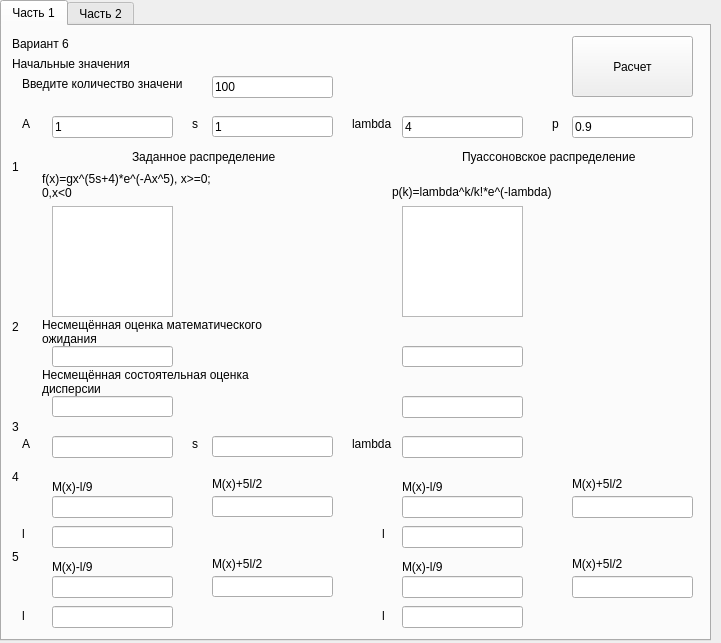
<?xml version="1.0" encoding="UTF-8"?>
<ui version="4.0">
 <class>Form</class>
 <widget class="QWidget" name="Form">
  <property name="geometry">
   <rect>
    <x>0</x>
    <y>0</y>
    <width>721</width>
    <height>643</height>
   </rect>
  </property>
  <property name="windowTitle">
   <string>Курсовая работа</string>
  </property>
  <widget class="QTabWidget" name="tabWidget">
   <property name="geometry">
    <rect>
     <x>0</x>
     <y>0</y>
     <width>711</width>
     <height>641</height>
    </rect>
   </property>
   <property name="currentIndex">
    <number>0</number>
   </property>
   <widget class="QWidget" name="tab">
    <attribute name="title">
     <string>Часть 1</string>
    </attribute>
    <widget class="QLabel" name="label_23">
     <property name="geometry">
      <rect>
       <x>10</x>
       <y>10</y>
       <width>121</width>
       <height>16</height>
      </rect>
     </property>
     <property name="text">
      <string>Вариант 6</string>
     </property>
    </widget>
    <widget class="QLabel" name="label">
     <property name="geometry">
      <rect>
       <x>20</x>
       <y>50</y>
       <width>161</width>
       <height>16</height>
      </rect>
     </property>
     <property name="text">
      <string>Введите количество значений</string>
     </property>
    </widget>
    <widget class="QLineEdit" name="number">
     <property name="geometry">
      <rect>
       <x>210</x>
       <y>50</y>
       <width>121</width>
       <height>22</height>
      </rect>
     </property>
     <property name="text">
      <string>100</string>
     </property>
    </widget>
    <widget class="QLineEdit" name="A">
     <property name="geometry">
      <rect>
       <x>50</x>
       <y>90</y>
       <width>121</width>
       <height>22</height>
      </rect>
     </property>
     <property name="text">
      <string>1</string>
     </property>
    </widget>
    <widget class="QLabel" name="label_12">
     <property name="geometry">
      <rect>
       <x>190</x>
       <y>90</y>
       <width>16</width>
       <height>16</height>
      </rect>
     </property>
     <property name="text">
      <string>s</string>
     </property>
    </widget>
    <widget class="QLineEdit" name="lambd">
     <property name="geometry">
      <rect>
       <x>400</x>
       <y>90</y>
       <width>121</width>
       <height>22</height>
      </rect>
     </property>
     <property name="text">
      <string>4</string>
     </property>
    </widget>
    <widget class="QLabel" name="label_34">
     <property name="geometry">
      <rect>
       <x>550</x>
       <y>90</y>
       <width>41</width>
       <height>16</height>
      </rect>
     </property>
     <property name="text">
      <string>p</string>
     </property>
    </widget>
    <widget class="QLabel" name="label_13">
     <property name="geometry">
      <rect>
       <x>350</x>
       <y>90</y>
       <width>41</width>
       <height>16</height>
      </rect>
     </property>
     <property name="text">
      <string>lambda</string>
     </property>
    </widget>
    <widget class="QLabel" name="label_2">
     <property name="geometry">
      <rect>
       <x>20</x>
       <y>90</y>
       <width>16</width>
       <height>16</height>
      </rect>
     </property>
     <property name="text">
      <string>А</string>
     </property>
    </widget>
    <widget class="QPushButton" name="pushButton">
     <property name="geometry">
      <rect>
       <x>570</x>
       <y>10</y>
       <width>121</width>
       <height>61</height>
      </rect>
     </property>
     <property name="text">
      <string>Расчет</string>
     </property>
    </widget>
    <widget class="QLineEdit" name="s">
     <property name="geometry">
      <rect>
       <x>210</x>
       <y>90</y>
       <width>121</width>
       <height>21</height>
      </rect>
     </property>
     <property name="text">
      <string>1</string>
     </property>
    </widget>
    <widget class="QLineEdit" name="lambd_2">
     <property name="geometry">
      <rect>
       <x>570</x>
       <y>90</y>
       <width>121</width>
       <height>22</height>
      </rect>
     </property>
     <property name="text">
      <string>0.9</string>
     </property>
    </widget>
    <widget class="QLabel" name="label_3">
     <property name="geometry">
      <rect>
       <x>10</x>
       <y>30</y>
       <width>161</width>
       <height>16</height>
      </rect>
     </property>
     <property name="text">
      <string>Начальные значения</string>
     </property>
    </widget>
    <widget class="QLabel" name="label_4">
     <property name="geometry">
      <rect>
       <x>130</x>
       <y>120</y>
       <width>151</width>
       <height>21</height>
      </rect>
     </property>
     <property name="text">
      <string>Заданное распределение</string>
     </property>
     <property name="wordWrap">
      <bool>true</bool>
     </property>
    </widget>
    <widget class="QLabel" name="label_5">
     <property name="geometry">
      <rect>
       <x>460</x>
       <y>120</y>
       <width>181</width>
       <height>21</height>
      </rect>
     </property>
     <property name="text">
      <string>Пуассоновское распределение</string>
     </property>
     <property name="wordWrap">
      <bool>true</bool>
     </property>
    </widget>
    <widget class="QLabel" name="label_10">
     <property name="geometry">
      <rect>
       <x>10</x>
       <y>130</y>
       <width>16</width>
       <height>21</height>
      </rect>
     </property>
     <property name="text">
      <string>1</string>
     </property>
     <property name="wordWrap">
      <bool>true</bool>
     </property>
    </widget>
    <widget class="QLabel" name="label_6">
     <property name="geometry">
      <rect>
       <x>40</x>
       <y>140</y>
       <width>171</width>
       <height>41</height>
      </rect>
     </property>
     <property name="text">
      <string>f(x)=gx^(5s+4)*e^(-Ax^5), x&gt;=0; 0,x&lt;0</string>
     </property>
     <property name="wordWrap">
      <bool>true</bool>
     </property>
    </widget>
    <widget class="QLabel" name="label_7">
     <property name="geometry">
      <rect>
       <x>390</x>
       <y>150</y>
       <width>181</width>
       <height>31</height>
      </rect>
     </property>
     <property name="text">
      <string>p(k)=lambda^k/k!*e^(-lambda)</string>
     </property>
     <property name="wordWrap">
      <bool>true</bool>
     </property>
    </widget>
    <widget class="QTableWidget" name="given_distribution">
     <property name="geometry">
      <rect>
       <x>50</x>
       <y>180</y>
       <width>121</width>
       <height>111</height>
      </rect>
     </property>
     <attribute name="verticalHeaderVisible">
      <bool>false</bool>
     </attribute>
    </widget>
    <widget class="QTableWidget" name="Poisson_distribution">
     <property name="geometry">
      <rect>
       <x>400</x>
       <y>180</y>
       <width>121</width>
       <height>111</height>
      </rect>
     </property>
     <attribute name="verticalHeaderVisible">
      <bool>false</bool>
     </attribute>
    </widget>
    <widget class="QLabel" name="label_8">
     <property name="geometry">
      <rect>
       <x>40</x>
       <y>280</y>
       <width>271</width>
       <height>51</height>
      </rect>
     </property>
     <property name="text">
      <string>Несмещённая оценка математического ожидания</string>
     </property>
     <property name="wordWrap">
      <bool>true</bool>
     </property>
    </widget>
    <widget class="QLabel" name="label_9">
     <property name="geometry">
      <rect>
       <x>10</x>
       <y>290</y>
       <width>16</width>
       <height>21</height>
      </rect>
     </property>
     <property name="text">
      <string>2</string>
     </property>
     <property name="wordWrap">
      <bool>true</bool>
     </property>
    </widget>
    <widget class="QLineEdit" name="given_M">
     <property name="geometry">
      <rect>
       <x>50</x>
       <y>320</y>
       <width>121</width>
       <height>21</height>
      </rect>
     </property>
     <property name="readOnly">
      <bool>true</bool>
     </property>
    </widget>
    <widget class="QLineEdit" name="Poisson_M">
     <property name="geometry">
      <rect>
       <x>400</x>
       <y>320</y>
       <width>121</width>
       <height>21</height>
      </rect>
     </property>
     <property name="readOnly">
      <bool>true</bool>
     </property>
    </widget>
    <widget class="QLabel" name="label_11">
     <property name="geometry">
      <rect>
       <x>40</x>
       <y>330</y>
       <width>261</width>
       <height>51</height>
      </rect>
     </property>
     <property name="text">
      <string>Несмещённая состоятельная оценка дисперсии</string>
     </property>
     <property name="wordWrap">
      <bool>true</bool>
     </property>
    </widget>
    <widget class="QLineEdit" name="given_D">
     <property name="geometry">
      <rect>
       <x>50</x>
       <y>370</y>
       <width>121</width>
       <height>21</height>
      </rect>
     </property>
     <property name="readOnly">
      <bool>true</bool>
     </property>
    </widget>
    <widget class="QLineEdit" name="Poisson_D">
     <property name="geometry">
      <rect>
       <x>400</x>
       <y>370</y>
       <width>121</width>
       <height>22</height>
      </rect>
     </property>
     <property name="readOnly">
      <bool>true</bool>
     </property>
    </widget>
    <widget class="QLabel" name="label_14">
     <property name="geometry">
      <rect>
       <x>10</x>
       <y>390</y>
       <width>16</width>
       <height>21</height>
      </rect>
     </property>
     <property name="text">
      <string>3</string>
     </property>
     <property name="wordWrap">
      <bool>true</bool>
     </property>
    </widget>
    <widget class="QLineEdit" name="estimation_lambd">
     <property name="geometry">
      <rect>
       <x>400</x>
       <y>410</y>
       <width>121</width>
       <height>22</height>
      </rect>
     </property>
     <property name="readOnly">
      <bool>true</bool>
     </property>
    </widget>
    <widget class="QLineEdit" name="estimation_A">
     <property name="geometry">
      <rect>
       <x>50</x>
       <y>410</y>
       <width>121</width>
       <height>22</height>
      </rect>
     </property>
     <property name="readOnly">
      <bool>true</bool>
     </property>
    </widget>
    <widget class="QLineEdit" name="estimation_s">
     <property name="geometry">
      <rect>
       <x>210</x>
       <y>410</y>
       <width>121</width>
       <height>21</height>
      </rect>
     </property>
     <property name="readOnly">
      <bool>true</bool>
     </property>
    </widget>
    <widget class="QLabel" name="label_15">
     <property name="geometry">
      <rect>
       <x>20</x>
       <y>410</y>
       <width>16</width>
       <height>16</height>
      </rect>
     </property>
     <property name="text">
      <string>А</string>
     </property>
    </widget>
    <widget class="QLabel" name="label_16">
     <property name="geometry">
      <rect>
       <x>350</x>
       <y>410</y>
       <width>41</width>
       <height>16</height>
      </rect>
     </property>
     <property name="text">
      <string>lambda</string>
     </property>
    </widget>
    <widget class="QLabel" name="label_17">
     <property name="geometry">
      <rect>
       <x>190</x>
       <y>410</y>
       <width>16</width>
       <height>16</height>
      </rect>
     </property>
     <property name="text">
      <string>s</string>
     </property>
    </widget>
    <widget class="QLineEdit" name="given_data_l">
     <property name="geometry">
      <rect>
       <x>50</x>
       <y>580</y>
       <width>121</width>
       <height>22</height>
      </rect>
     </property>
     <property name="readOnly">
      <bool>true</bool>
     </property>
    </widget>
    <widget class="QLineEdit" name="given_data_right">
     <property name="geometry">
      <rect>
       <x>210</x>
       <y>550</y>
       <width>121</width>
       <height>21</height>
      </rect>
     </property>
     <property name="readOnly">
      <bool>true</bool>
     </property>
    </widget>
    <widget class="QLineEdit" name="given_l">
     <property name="geometry">
      <rect>
       <x>50</x>
       <y>500</y>
       <width>121</width>
       <height>22</height>
      </rect>
     </property>
     <property name="readOnly">
      <bool>true</bool>
     </property>
    </widget>
    <widget class="QLabel" name="label_21">
     <property name="geometry">
      <rect>
       <x>570</x>
       <y>530</y>
       <width>61</width>
       <height>16</height>
      </rect>
     </property>
     <property name="text">
      <string>M(x)+5l/2</string>
     </property>
     <property name="wordWrap">
      <bool>true</bool>
     </property>
    </widget>
    <widget class="QLabel" name="label_20">
     <property name="geometry">
      <rect>
       <x>10</x>
       <y>520</y>
       <width>16</width>
       <height>21</height>
      </rect>
     </property>
     <property name="text">
      <string>5</string>
     </property>
     <property name="wordWrap">
      <bool>true</bool>
     </property>
    </widget>
    <widget class="QLabel" name="label_47">
     <property name="geometry">
      <rect>
       <x>380</x>
       <y>500</y>
       <width>21</width>
       <height>16</height>
      </rect>
     </property>
     <property name="text">
      <string>l</string>
     </property>
     <property name="wordWrap">
      <bool>true</bool>
     </property>
    </widget>
    <widget class="QLineEdit" name="given_right">
     <property name="geometry">
      <rect>
       <x>210</x>
       <y>470</y>
       <width>121</width>
       <height>21</height>
      </rect>
     </property>
     <property name="readOnly">
      <bool>true</bool>
     </property>
    </widget>
    <widget class="QLineEdit" name="Poisson_l">
     <property name="geometry">
      <rect>
       <x>400</x>
       <y>500</y>
       <width>121</width>
       <height>22</height>
      </rect>
     </property>
     <property name="readOnly">
      <bool>true</bool>
     </property>
    </widget>
    <widget class="QLineEdit" name="Poisson_right">
     <property name="geometry">
      <rect>
       <x>570</x>
       <y>470</y>
       <width>121</width>
       <height>22</height>
      </rect>
     </property>
     <property name="readOnly">
      <bool>true</bool>
     </property>
    </widget>
    <widget class="QLabel" name="label_22">
     <property name="geometry">
      <rect>
       <x>400</x>
       <y>530</y>
       <width>61</width>
       <height>21</height>
      </rect>
     </property>
     <property name="text">
      <string>M(x)-l/9</string>
     </property>
     <property name="wordWrap">
      <bool>true</bool>
     </property>
    </widget>
    <widget class="QLabel" name="label_18">
     <property name="geometry">
      <rect>
       <x>570</x>
       <y>450</y>
       <width>61</width>
       <height>16</height>
      </rect>
     </property>
     <property name="text">
      <string>M(x)+5l/2</string>
     </property>
     <property name="wordWrap">
      <bool>true</bool>
     </property>
    </widget>
    <widget class="QLineEdit" name="Poisso_data_right">
     <property name="geometry">
      <rect>
       <x>570</x>
       <y>550</y>
       <width>121</width>
       <height>22</height>
      </rect>
     </property>
     <property name="readOnly">
      <bool>true</bool>
     </property>
    </widget>
    <widget class="QLineEdit" name="Poisson_left">
     <property name="geometry">
      <rect>
       <x>400</x>
       <y>470</y>
       <width>121</width>
       <height>22</height>
      </rect>
     </property>
     <property name="readOnly">
      <bool>true</bool>
     </property>
    </widget>
    <widget class="QLabel" name="label_19">
     <property name="geometry">
      <rect>
       <x>400</x>
       <y>450</y>
       <width>61</width>
       <height>21</height>
      </rect>
     </property>
     <property name="text">
      <string>M(x)-l/9</string>
     </property>
     <property name="wordWrap">
      <bool>true</bool>
     </property>
    </widget>
    <widget class="QLineEdit" name="given_left">
     <property name="geometry">
      <rect>
       <x>50</x>
       <y>470</y>
       <width>121</width>
       <height>22</height>
      </rect>
     </property>
     <property name="readOnly">
      <bool>true</bool>
     </property>
    </widget>
    <widget class="QLineEdit" name="Poisson_data_left">
     <property name="geometry">
      <rect>
       <x>400</x>
       <y>550</y>
       <width>121</width>
       <height>22</height>
      </rect>
     </property>
     <property name="readOnly">
      <bool>true</bool>
     </property>
    </widget>
    <widget class="QLabel" name="label_48">
     <property name="geometry">
      <rect>
       <x>380</x>
       <y>580</y>
       <width>21</width>
       <height>20</height>
      </rect>
     </property>
     <property name="text">
      <string>l</string>
     </property>
     <property name="wordWrap">
      <bool>true</bool>
     </property>
    </widget>
    <widget class="QLabel" name="label_24">
     <property name="geometry">
      <rect>
       <x>10</x>
       <y>440</y>
       <width>16</width>
       <height>21</height>
      </rect>
     </property>
     <property name="text">
      <string>4</string>
     </property>
     <property name="wordWrap">
      <bool>true</bool>
     </property>
    </widget>
    <widget class="QLineEdit" name="given_data_left">
     <property name="geometry">
      <rect>
       <x>50</x>
       <y>550</y>
       <width>121</width>
       <height>22</height>
      </rect>
     </property>
     <property name="readOnly">
      <bool>true</bool>
     </property>
    </widget>
    <widget class="QLineEdit" name="Poisson_data_l">
     <property name="geometry">
      <rect>
       <x>400</x>
       <y>580</y>
       <width>121</width>
       <height>22</height>
      </rect>
     </property>
     <property name="readOnly">
      <bool>true</bool>
     </property>
    </widget>
    <widget class="QLabel" name="label_25">
     <property name="geometry">
      <rect>
       <x>50</x>
       <y>450</y>
       <width>61</width>
       <height>21</height>
      </rect>
     </property>
     <property name="text">
      <string>M(x)-l/9</string>
     </property>
     <property name="wordWrap">
      <bool>true</bool>
     </property>
    </widget>
    <widget class="QLabel" name="label_26">
     <property name="geometry">
      <rect>
       <x>210</x>
       <y>450</y>
       <width>61</width>
       <height>16</height>
      </rect>
     </property>
     <property name="text">
      <string>M(x)+5l/2</string>
     </property>
     <property name="wordWrap">
      <bool>true</bool>
     </property>
    </widget>
    <widget class="QLabel" name="label_49">
     <property name="geometry">
      <rect>
       <x>20</x>
       <y>500</y>
       <width>21</width>
       <height>16</height>
      </rect>
     </property>
     <property name="text">
      <string>l</string>
     </property>
     <property name="wordWrap">
      <bool>true</bool>
     </property>
    </widget>
    <widget class="QLabel" name="label_27">
     <property name="geometry">
      <rect>
       <x>50</x>
       <y>530</y>
       <width>61</width>
       <height>21</height>
      </rect>
     </property>
     <property name="text">
      <string>M(x)-l/9</string>
     </property>
     <property name="wordWrap">
      <bool>true</bool>
     </property>
    </widget>
    <widget class="QLabel" name="label_28">
     <property name="geometry">
      <rect>
       <x>210</x>
       <y>530</y>
       <width>61</width>
       <height>16</height>
      </rect>
     </property>
     <property name="text">
      <string>M(x)+5l/2</string>
     </property>
     <property name="wordWrap">
      <bool>true</bool>
     </property>
    </widget>
    <widget class="QLabel" name="label_50">
     <property name="geometry">
      <rect>
       <x>20</x>
       <y>580</y>
       <width>21</width>
       <height>20</height>
      </rect>
     </property>
     <property name="text">
      <string>l</string>
     </property>
     <property name="wordWrap">
      <bool>true</bool>
     </property>
    </widget>
   </widget>
   <widget class="QWidget" name="tab_2">
    <attribute name="title">
     <string>Часть 2</string>
    </attribute>
    <widget class="QLabel" name="label_29">
     <property name="geometry">
      <rect>
       <x>10</x>
       <y>0</y>
       <width>111</width>
       <height>16</height>
      </rect>
     </property>
     <property name="text">
      <string>Вариант 1</string>
     </property>
    </widget>
    <widget class="QLabel" name="label_30">
     <property name="geometry">
      <rect>
       <x>10</x>
       <y>20</y>
       <width>201</width>
       <height>16</height>
      </rect>
     </property>
     <property name="text">
      <string>Введите количество интераллов</string>
     </property>
    </widget>
    <widget class="QLineEdit" name="number_2">
     <property name="geometry">
      <rect>
       <x>250</x>
       <y>20</y>
       <width>151</width>
       <height>22</height>
      </rect>
     </property>
     <property name="text">
      <string>20</string>
     </property>
    </widget>
    <widget class="QPushButton" name="pushButton_2">
     <property name="geometry">
      <rect>
       <x>410</x>
       <y>20</y>
       <width>201</width>
       <height>31</height>
      </rect>
     </property>
     <property name="text">
      <string>Расчет</string>
     </property>
    </widget>
    <widget class="QLineEdit" name="Student_right">
     <property name="geometry">
      <rect>
       <x>260</x>
       <y>360</y>
       <width>151</width>
       <height>22</height>
      </rect>
     </property>
     <property name="readOnly">
      <bool>true</bool>
     </property>
    </widget>
    <widget class="QLabel" name="label_31">
     <property name="geometry">
      <rect>
       <x>40</x>
       <y>60</y>
       <width>121</width>
       <height>16</height>
      </rect>
     </property>
     <property name="text">
      <string>Вариационный ряд</string>
     </property>
    </widget>
    <widget class="QLabel" name="label_32">
     <property name="geometry">
      <rect>
       <x>140</x>
       <y>180</y>
       <width>341</width>
       <height>31</height>
      </rect>
     </property>
     <property name="text">
      <string>P(X=k)=1/5*(lamb1^k*e^(-lamb1)/k!)+4/5*(lamb2^k*e^(-lamb2)/k!</string>
     </property>
     <property name="wordWrap">
      <bool>true</bool>
     </property>
    </widget>
    <widget class="QLabel" name="label_41">
     <property name="geometry">
      <rect>
       <x>20</x>
       <y>390</y>
       <width>16</width>
       <height>21</height>
      </rect>
     </property>
     <property name="text">
      <string>6</string>
     </property>
     <property name="wordWrap">
      <bool>true</bool>
     </property>
    </widget>
    <widget class="QComboBox" name="gamma_Hi">
     <property name="geometry">
      <rect>
       <x>40</x>
       <y>410</y>
       <width>151</width>
       <height>22</height>
      </rect>
     </property>
     <item>
      <property name="text">
       <string>0.02</string>
      </property>
     </item>
     <item>
      <property name="text">
       <string>0.5</string>
      </property>
     </item>
     <item>
      <property name="text">
       <string>0.1</string>
      </property>
     </item>
     <item>
      <property name="text">
       <string>1.9</string>
      </property>
     </item>
     <item>
      <property name="text">
       <string>1.95</string>
      </property>
     </item>
     <item>
      <property name="text">
       <string>1.98</string>
      </property>
     </item>
    </widget>
    <widget class="QLineEdit" name="p1_calculatad">
     <property name="geometry">
      <rect>
       <x>40</x>
       <y>230</y>
       <width>151</width>
       <height>21</height>
      </rect>
     </property>
     <property name="readOnly">
      <bool>true</bool>
     </property>
    </widget>
    <widget class="QLineEdit" name="ih_2">
     <property name="geometry">
      <rect>
       <x>260</x>
       <y>440</y>
       <width>151</width>
       <height>22</height>
      </rect>
     </property>
     <property name="readOnly">
      <bool>true</bool>
     </property>
    </widget>
    <widget class="QLabel" name="label_35">
     <property name="geometry">
      <rect>
       <x>410</x>
       <y>230</y>
       <width>31</width>
       <height>21</height>
      </rect>
     </property>
     <property name="text">
      <string>lamb2</string>
     </property>
     <property name="wordWrap">
      <bool>true</bool>
     </property>
    </widget>
    <widget class="QLineEdit" name="result">
     <property name="geometry">
      <rect>
       <x>460</x>
       <y>440</y>
       <width>151</width>
       <height>22</height>
      </rect>
     </property>
     <property name="readOnly">
      <bool>true</bool>
     </property>
    </widget>
    <widget class="QLineEdit" name="D_right">
     <property name="geometry">
      <rect>
       <x>40</x>
       <y>360</y>
       <width>151</width>
       <height>22</height>
      </rect>
     </property>
     <property name="readOnly">
      <bool>true</bool>
     </property>
    </widget>
    <widget class="QLineEdit" name="p2_calculatad">
     <property name="geometry">
      <rect>
       <x>250</x>
       <y>230</y>
       <width>151</width>
       <height>22</height>
      </rect>
     </property>
     <property name="readOnly">
      <bool>true</bool>
     </property>
    </widget>
    <widget class="QLabel" name="label_51">
     <property name="geometry">
      <rect>
       <x>40</x>
       <y>520</y>
       <width>111</width>
       <height>16</height>
      </rect>
     </property>
     <property name="text">
      <string>Будущее значение</string>
     </property>
    </widget>
    <widget class="QLineEdit" name="Student_left">
     <property name="geometry">
      <rect>
       <x>260</x>
       <y>330</y>
       <width>151</width>
       <height>21</height>
      </rect>
     </property>
     <property name="readOnly">
      <bool>true</bool>
     </property>
    </widget>
    <widget class="QLabel" name="label_39">
     <property name="geometry">
      <rect>
       <x>420</x>
       <y>330</y>
       <width>41</width>
       <height>16</height>
      </rect>
     </property>
     <property name="text">
      <string>x-eps</string>
     </property>
     <property name="wordWrap">
      <bool>true</bool>
     </property>
    </widget>
    <widget class="QPushButton" name="future">
     <property name="geometry">
      <rect>
       <x>420</x>
       <y>480</y>
       <width>191</width>
       <height>31</height>
      </rect>
     </property>
     <property name="text">
      <string>Будущее значение</string>
     </property>
    </widget>
    <widget class="QLabel" name="label_33">
     <property name="geometry">
      <rect>
       <x>250</x>
       <y>300</y>
       <width>16</width>
       <height>21</height>
      </rect>
     </property>
     <property name="text">
      <string>5</string>
     </property>
     <property name="wordWrap">
      <bool>true</bool>
     </property>
    </widget>
    <widget class="QLineEdit" name="D_left">
     <property name="geometry">
      <rect>
       <x>40</x>
       <y>330</y>
       <width>151</width>
       <height>21</height>
      </rect>
     </property>
     <property name="readOnly">
      <bool>true</bool>
     </property>
    </widget>
    <widget class="QLineEdit" name="hi_in_table">
     <property name="geometry">
      <rect>
       <x>40</x>
       <y>440</y>
       <width>151</width>
       <height>22</height>
      </rect>
     </property>
     <property name="readOnly">
      <bool>true</bool>
     </property>
    </widget>
    <widget class="QTableWidget" name="Variation_series">
     <property name="geometry">
      <rect>
       <x>40</x>
       <y>80</y>
       <width>331</width>
       <height>91</height>
      </rect>
     </property>
     <attribute name="verticalHeaderVisible">
      <bool>false</bool>
     </attribute>
    </widget>
    <widget class="QLabel" name="label_40">
     <property name="geometry">
      <rect>
       <x>420</x>
       <y>360</y>
       <width>41</width>
       <height>16</height>
      </rect>
     </property>
     <property name="text">
      <string>x+eps</string>
     </property>
     <property name="wordWrap">
      <bool>true</bool>
     </property>
    </widget>
    <widget class="QLabel" name="label_46">
     <property name="geometry">
      <rect>
       <x>420</x>
       <y>440</y>
       <width>31</width>
       <height>16</height>
      </rect>
     </property>
     <property name="text">
      <string>hi^2</string>
     </property>
    </widget>
    <widget class="QLabel" name="label_45">
     <property name="geometry">
      <rect>
       <x>200</x>
       <y>440</y>
       <width>81</width>
       <height>16</height>
      </rect>
     </property>
     <property name="text">
      <string>hi таблич.</string>
     </property>
    </widget>
    <widget class="QLabel" name="label_52">
     <property name="geometry">
      <rect>
       <x>40</x>
       <y>550</y>
       <width>191</width>
       <height>16</height>
      </rect>
     </property>
     <property name="text">
      <string>Любое отклонение в диапазоне</string>
     </property>
    </widget>
    <widget class="QLabel" name="label_36">
     <property name="geometry">
      <rect>
       <x>20</x>
       <y>180</y>
       <width>16</width>
       <height>21</height>
      </rect>
     </property>
     <property name="text">
      <string>3</string>
     </property>
     <property name="wordWrap">
      <bool>true</bool>
     </property>
    </widget>
    <widget class="QLabel" name="label_37">
     <property name="geometry">
      <rect>
       <x>20</x>
       <y>300</y>
       <width>16</width>
       <height>21</height>
      </rect>
     </property>
     <property name="text">
      <string>4</string>
     </property>
     <property name="wordWrap">
      <bool>true</bool>
     </property>
    </widget>
    <widget class="QComboBox" name="gamma_Student">
     <property name="geometry">
      <rect>
       <x>40</x>
       <y>300</y>
       <width>151</width>
       <height>22</height>
      </rect>
     </property>
     <item>
      <property name="text">
       <string>0.02</string>
      </property>
     </item>
     <item>
      <property name="text">
       <string>0.1</string>
      </property>
     </item>
     <item>
      <property name="text">
       <string>0.2</string>
      </property>
     </item>
     <item>
      <property name="text">
       <string>0.3</string>
      </property>
     </item>
     <item>
      <property name="text">
       <string>0.4</string>
      </property>
     </item>
     <item>
      <property name="text">
       <string>0.5</string>
      </property>
     </item>
     <item>
      <property name="text">
       <string>0.6</string>
      </property>
     </item>
    </widget>
    <widget class="QLabel" name="label_38">
     <property name="geometry">
      <rect>
       <x>200</x>
       <y>230</y>
       <width>31</width>
       <height>16</height>
      </rect>
     </property>
     <property name="text">
      <string>lamb1</string>
     </property>
     <property name="wordWrap">
      <bool>true</bool>
     </property>
    </widget>
    <widget class="QLineEdit" name="future_meaning">
     <property name="geometry">
      <rect>
       <x>260</x>
       <y>520</y>
       <width>151</width>
       <height>22</height>
      </rect>
     </property>
     <property name="readOnly">
      <bool>true</bool>
     </property>
    </widget>
    <widget class="QLabel" name="label_42">
     <property name="geometry">
      <rect>
       <x>200</x>
       <y>360</y>
       <width>41</width>
       <height>16</height>
      </rect>
     </property>
     <property name="text">
      <string>x+eps</string>
     </property>
     <property name="wordWrap">
      <bool>true</bool>
     </property>
    </widget>
    <widget class="QLabel" name="label_44">
     <property name="geometry">
      <rect>
       <x>200</x>
       <y>410</y>
       <width>61</width>
       <height>16</height>
      </rect>
     </property>
     <property name="text">
      <string>gamma</string>
     </property>
    </widget>
    <widget class="QPushButton" name="graf_2">
     <property name="geometry">
      <rect>
       <x>420</x>
       <y>520</y>
       <width>191</width>
       <height>71</height>
      </rect>
     </property>
     <property name="text">
      <string>График с будущим значением</string>
     </property>
    </widget>
    <widget class="QLabel" name="label_53">
     <property name="geometry">
      <rect>
       <x>40</x>
       <y>490</y>
       <width>141</width>
       <height>16</height>
      </rect>
     </property>
     <property name="text">
      <string>Введите вероятность</string>
     </property>
    </widget>
    <widget class="QLabel" name="label_43">
     <property name="geometry">
      <rect>
       <x>20</x>
       <y>460</y>
       <width>16</width>
       <height>21</height>
      </rect>
     </property>
     <property name="text">
      <string>7</string>
     </property>
     <property name="wordWrap">
      <bool>true</bool>
     </property>
    </widget>
    <widget class="QLineEdit" name="p_future">
     <property name="geometry">
      <rect>
       <x>260</x>
       <y>490</y>
       <width>151</width>
       <height>22</height>
      </rect>
     </property>
     <property name="text">
      <string>0.6</string>
     </property>
     <property name="readOnly">
      <bool>false</bool>
     </property>
    </widget>
    <widget class="QLabel" name="label_54">
     <property name="geometry">
      <rect>
       <x>200</x>
       <y>300</y>
       <width>61</width>
       <height>16</height>
      </rect>
     </property>
     <property name="text">
      <string>gamma</string>
     </property>
    </widget>
    <widget class="QLabel" name="label_55">
     <property name="geometry">
      <rect>
       <x>200</x>
       <y>330</y>
       <width>41</width>
       <height>16</height>
      </rect>
     </property>
     <property name="text">
      <string>x-eps</string>
     </property>
     <property name="wordWrap">
      <bool>true</bool>
     </property>
    </widget>
    <widget class="QPushButton" name="graf">
     <property name="geometry">
      <rect>
       <x>390</x>
       <y>80</y>
       <width>221</width>
       <height>91</height>
      </rect>
     </property>
     <property name="text">
      <string>График статистического распределения</string>
     </property>
     <property name="autoRepeat">
      <bool>false</bool>
     </property>
    </widget>
    <widget class="QLabel" name="label_56">
     <property name="geometry">
      <rect>
       <x>40</x>
       <y>210</y>
       <width>211</width>
       <height>16</height>
      </rect>
     </property>
     <property name="text">
      <string>Рассчитанные методом моментов</string>
     </property>
     <property name="wordWrap">
      <bool>true</bool>
     </property>
    </widget>
    <widget class="QLineEdit" name="range">
     <property name="geometry">
      <rect>
       <x>40</x>
       <y>570</y>
       <width>371</width>
       <height>22</height>
      </rect>
     </property>
     <property name="readOnly">
      <bool>true</bool>
     </property>
    </widget>
    <widget class="QLabel" name="label_57">
     <property name="geometry">
      <rect>
       <x>20</x>
       <y>50</y>
       <width>16</width>
       <height>21</height>
      </rect>
     </property>
     <property name="text">
      <string>1</string>
     </property>
     <property name="wordWrap">
      <bool>true</bool>
     </property>
    </widget>
    <widget class="QLabel" name="label_58">
     <property name="geometry">
      <rect>
       <x>380</x>
       <y>60</y>
       <width>21</width>
       <height>21</height>
      </rect>
     </property>
     <property name="text">
      <string>2</string>
     </property>
     <property name="wordWrap">
      <bool>true</bool>
     </property>
    </widget>
   </widget>
  </widget>
 </widget>
 <resources/>
 <connections/>
</ui>
